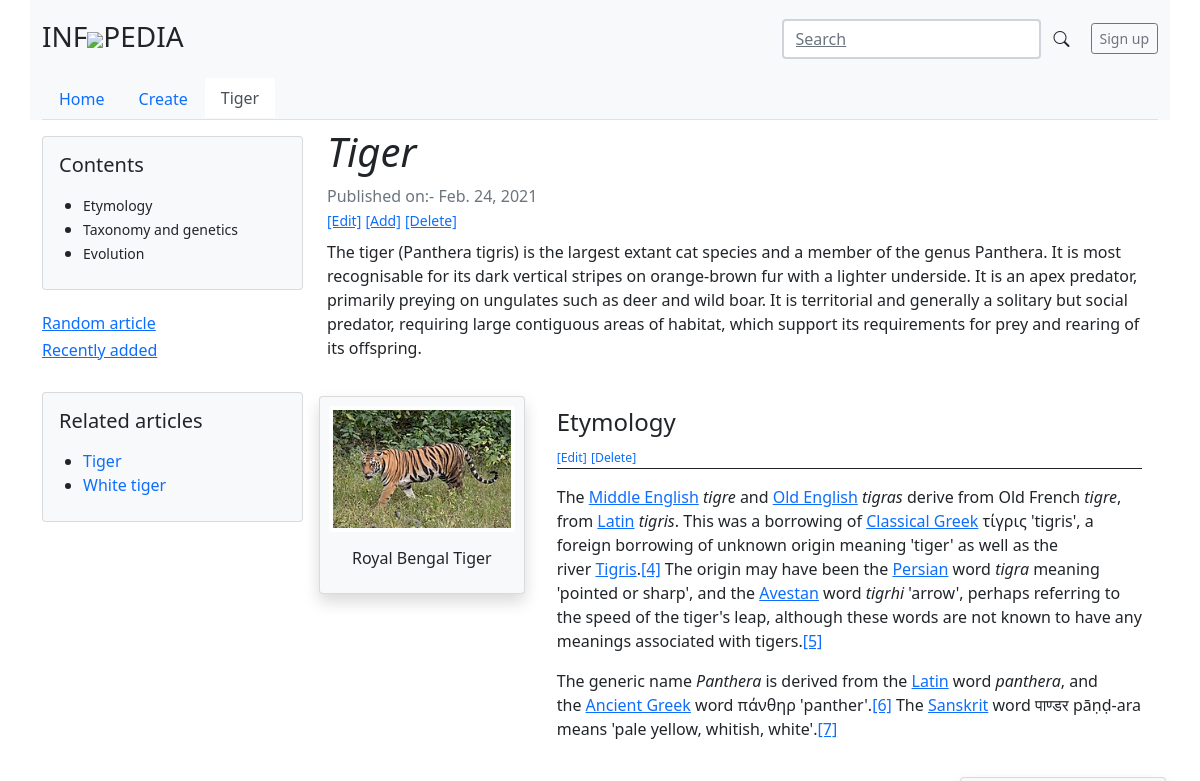
Before: /7/tiger/ (upper part) with the older database file.
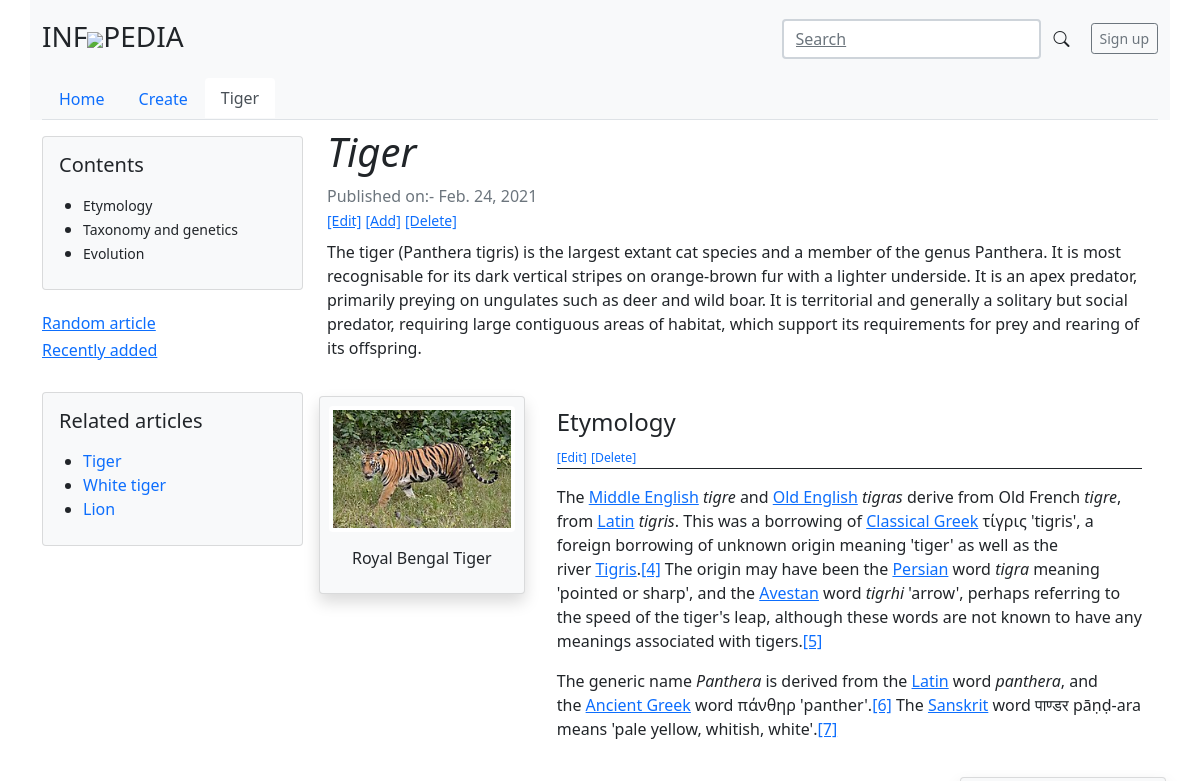
After: the same page with the newer database file.
### index/models.py (models this page shows, shortened)
class SubArticle(models.Model):
	sub_title= models.CharField(max_length=100)
	content = models.TextField()
	image = models.ImageField(upload_to='SubArticle/', null=True, blank=True)
	image_description = models.CharField(max_length=100, blank=True, null=True)
	sub_article = models.ForeignKey(MainArticle, on_delete=models.CASCADE)
	title_to_external_link = models.CharField(max_length=200, null=True, blank=True)
	external_link = models.URLField(max_length=300,null=True, blank=True)
	other_reference = models.CharField(max_length=200, null=True, blank=True)
	author = models.ForeignKey(User, on_delete=models.CASCADE, default=1)
	published_at = models.DateTimeField(auto_now_add=True)
	updated_at = models.DateTimeField(auto_now=True)

class MainArticle(models.Model):
	category = models.ForeignKey(Category, related_name='mainarticle', on_delete=models.SET_DEFAULT, null=True, blank=True, default=1)
	title= models.CharField(max_length=100)
	short_description = models.CharField(max_length=500, blank=True, null=True)
	slug=models.SlugField(max_length = 250, null=False,)
	published_at = models.DateTimeField(auto_now_add=True)
	updated_at = models.DateTimeField(auto_now=True)

### index/views.py (the view)
# urls.py: path('<int:id>/<slug:slug>/', views.article_detail, name="article_detail"),
def article_detail(request, id, slug):
	global categories
	article=get_object_or_404(MainArticle, id=id)
	sub_articles = SubArticle.objects.filter(sub_article=article)
	context={'article':article, 'sub_articles':sub_articles, 'article_detail_title':str(article.title[:50]),'categories':categories}
	return render(request, 'index/articles/article_detail.html', context)

### index/models.py (called while the page is built)
	def __str__(self):
		return self.category

### index/templates/index/articles/article_detail.html (shortened to what this page needs)
{% extends 'base/base.html' %}
{% block content %}
<main class="container border-0">
  <div class="row">
    <div class="col-md-3">
      <div class="card bg-light mt-2 p-2">
        <h5 class="p-2">Contents</h5>
        <ul>
          {% for subarticle in sub_articles %}
            <li><small>{{subarticle.sub_title}}</small></li>
          {% endfor%}
        </ul>
      </div><br>
      <a href="{% url 'random_article' %}"><h6>Random article</h6></a>
      <a href=""><h6>Recently added</h6></a><br>
      <div class=" mb-2">
        <div class="card bg-light p-2">
          <h5 class="p-2">Related articles</h5>
          <ul>
            {% for art in article.category.mainarticle.all %}
            <li>
              <a class="" href="{% url 'article_detail' art.id art.slug %}" style="text-decoration: none;">{{art.title}}</a>
            </li>
            {% endfor %}
          </ul>
        </div>
      </div>
    </div>
    <div class="col-md-9">
      <div class="border-0 mb-2">
        <h1 class="fst-italic">
          {{article.title}}
        </h1>
        <div class="text-muted">Published on:- {{article.published_at.date}}</div>
        <a href="{% url 'article_update' article.id %}"><small>[Edit]</small></a>
        <a href="{% url 'sub_article_create' article.id %}"><small>[Add]</small></a>
        <a href="{% url 'article_delete' article.id %}" onclick="return confirm('Are you sure you want to delete this item?');"><small>[Delete]</small></a>
      </div>
      <div class="row mb-2">
        <div class="col-md-12 ">
          {% if article.short_description %}
          <article class="mb-4">
            {{article.short_description}}
          </article>
          {% endif %}
        </div>
      </div>
      {% for subarticle in sub_articles %}
      <div class="card border-0 pb-0" style="width:100%">
        <div class="row">
          {% if subarticle.image %}
          <div class="col-md-3 mb-2 p-1 {% if forloop.counter|divisibleby:2 %}order-1{% else %}order-12{% endif %} text-center">
            <div class="card bg-light shadow p-2" style="width: 100%;">
              <a type="button" role="button" class="btn p-0" data-bs-toggle="modal" data-bs-target="#exampleModal{{subarticle.id}}">
                <img src="{{subarticle.image.url}}" class="img-thumbnail border-0" alt="image-{{subarticle.id}}" style="width:100%, max-height:300px">
              </a>
                {% if subarticle.image_description %}
                <div class="card-body">
                  <h6 class="card-text">{{subarticle.image_description}}</h6>
                </div>
                {% endif %}
            </div>
          </div>
          {% endif %}
          <div class="{% if subarticle.image %}col-md-9{% else %}col{% endif %}">
            <div class="card-body mb-0">
              <div class="card-title border-bottom border-dark mb-0"><h4>{{subarticle.sub_title}}</h4>
                <a href="{% url 'sub_article_update' subarticle.id %}" style="text-decoration: none;"><small><small>[Edit]</small></small></a>
                <a href="{% url 'sub_article_delete' subarticle.id article.id article.slug %}" style="text-decoration: none;"><small><small>[Delete]</small></small></a>
              </div>
              <p class="card-text">{{ subarticle.content|safe }}</p>
            </div>
          </div>
        </div>
      </div>
      {% endfor %}
    </div>
  </div>
</main>
{% endblock %}

### index/templates/base/navbar.html (shortened to what this page needs)
{% load static %}
<div class="container bg-light border-0">
  <header class="blog-header py-3">
    <div class="row flex-nowrap justify-content-between align-items-center">
      <div class="col-3 pt-1">
        <a class="blog-header-logo text-dark" href="{% url 'home' %}"  style="text-decoration:none"><h3>INF<img src="{% static 'globe.png' %}" style="max-width: 25px;">PEDIA</h3></a>
      </div>
      <div class="col-9 d-flex justify-content-end align-items-center">
        {% if not search_title %}
        <a class="link-secondary" href="#" aria-label="Search">
          <form action="{% url 'search' %}" class="d-flex px-2">
            <input class="form-control border-2" type="search" placeholder="Search" aria-label="Search" name="search" id="search"><br>
            <button class="btn" type="submit"><i class="bi bi-search"></i></button>
          </form>
        </a>
        {% endif %}
        <a class="btn btn-sm btn-outline-secondary" href="#">Sign up</a>
      </div>
    </div>
  </header>
  {% if not search_title %}
 <ul class="nav nav-tabs mb-2">
  <li class="nav-item">
    <a href="{% url 'home' %}" class="nav-link {% if home_title %}border-0  active{% endif %}" aria-current="page">Home</a>
  </li>
  <li class="nav-item">
    <a href="{% url 'main_article_create' %}"class="nav-link {% if main_article_create_title %}border-0  active{% endif %}">Create</a>
  </li>
  {% if article_detail_title %}
  <li class="nav-item">
    <a href="#"class="nav-link {% if article_detail_title %}border-0  active{% endif %}">{{article.title}}</a>
  </li>
  {% endif %}
  </ul>
  {% endif %}
</div>

Changed rows visible on the page:
added MainArticle: title "Lion"
